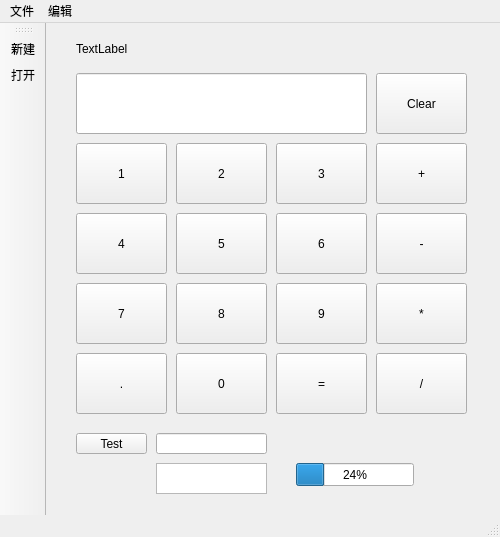
<?xml version="1.0" encoding="UTF-8"?>
<ui version="4.0">
 <class>QtCalculatorClass</class>
 <widget class="QMainWindow" name="QtCalculatorClass">
  <property name="geometry">
   <rect>
    <x>0</x>
    <y>0</y>
    <width>500</width>
    <height>537</height>
   </rect>
  </property>
  <property name="windowTitle">
   <string>QtCalculator</string>
  </property>
  <widget class="QWidget" name="centralWidget">
   <widget class="QLineEdit" name="lineEdit">
    <property name="geometry">
     <rect>
      <x>30</x>
      <y>50</y>
      <width>291</width>
      <height>61</height>
     </rect>
    </property>
   </widget>
   <widget class="QPushButton" name="btn1">
    <property name="geometry">
     <rect>
      <x>30</x>
      <y>120</y>
      <width>91</width>
      <height>61</height>
     </rect>
    </property>
    <property name="text">
     <string>1</string>
    </property>
   </widget>
   <widget class="QPushButton" name="btn4">
    <property name="geometry">
     <rect>
      <x>30</x>
      <y>190</y>
      <width>91</width>
      <height>61</height>
     </rect>
    </property>
    <property name="text">
     <string>4</string>
    </property>
   </widget>
   <widget class="QPushButton" name="btn7">
    <property name="geometry">
     <rect>
      <x>30</x>
      <y>260</y>
      <width>91</width>
      <height>61</height>
     </rect>
    </property>
    <property name="text">
     <string>7</string>
    </property>
   </widget>
   <widget class="QPushButton" name="btn10">
    <property name="geometry">
     <rect>
      <x>30</x>
      <y>330</y>
      <width>91</width>
      <height>61</height>
     </rect>
    </property>
    <property name="text">
     <string>.</string>
    </property>
   </widget>
   <widget class="QPushButton" name="btn8">
    <property name="geometry">
     <rect>
      <x>130</x>
      <y>260</y>
      <width>91</width>
      <height>61</height>
     </rect>
    </property>
    <property name="text">
     <string>8</string>
    </property>
   </widget>
   <widget class="QPushButton" name="btn0">
    <property name="geometry">
     <rect>
      <x>130</x>
      <y>330</y>
      <width>91</width>
      <height>61</height>
     </rect>
    </property>
    <property name="text">
     <string>0</string>
    </property>
   </widget>
   <widget class="QPushButton" name="btn5">
    <property name="geometry">
     <rect>
      <x>130</x>
      <y>190</y>
      <width>91</width>
      <height>61</height>
     </rect>
    </property>
    <property name="text">
     <string>5</string>
    </property>
   </widget>
   <widget class="QPushButton" name="btn2">
    <property name="geometry">
     <rect>
      <x>130</x>
      <y>120</y>
      <width>91</width>
      <height>61</height>
     </rect>
    </property>
    <property name="text">
     <string>2</string>
    </property>
   </widget>
   <widget class="QPushButton" name="btn9">
    <property name="geometry">
     <rect>
      <x>230</x>
      <y>260</y>
      <width>91</width>
      <height>61</height>
     </rect>
    </property>
    <property name="text">
     <string>9</string>
    </property>
   </widget>
   <widget class="QPushButton" name="btn11">
    <property name="geometry">
     <rect>
      <x>230</x>
      <y>330</y>
      <width>91</width>
      <height>61</height>
     </rect>
    </property>
    <property name="text">
     <string>=</string>
    </property>
   </widget>
   <widget class="QPushButton" name="btn6">
    <property name="geometry">
     <rect>
      <x>230</x>
      <y>190</y>
      <width>91</width>
      <height>61</height>
     </rect>
    </property>
    <property name="text">
     <string>6</string>
    </property>
   </widget>
   <widget class="QPushButton" name="btn3">
    <property name="geometry">
     <rect>
      <x>230</x>
      <y>120</y>
      <width>91</width>
      <height>61</height>
     </rect>
    </property>
    <property name="text">
     <string>3</string>
    </property>
   </widget>
   <widget class="QPushButton" name="btn15">
    <property name="geometry">
     <rect>
      <x>330</x>
      <y>330</y>
      <width>91</width>
      <height>61</height>
     </rect>
    </property>
    <property name="text">
     <string>/</string>
    </property>
   </widget>
   <widget class="QPushButton" name="btn12">
    <property name="geometry">
     <rect>
      <x>330</x>
      <y>120</y>
      <width>91</width>
      <height>61</height>
     </rect>
    </property>
    <property name="text">
     <string>+</string>
    </property>
   </widget>
   <widget class="QPushButton" name="btn13">
    <property name="geometry">
     <rect>
      <x>330</x>
      <y>190</y>
      <width>91</width>
      <height>61</height>
     </rect>
    </property>
    <property name="text">
     <string>-</string>
    </property>
   </widget>
   <widget class="QPushButton" name="btn14">
    <property name="geometry">
     <rect>
      <x>330</x>
      <y>260</y>
      <width>91</width>
      <height>61</height>
     </rect>
    </property>
    <property name="text">
     <string>*</string>
    </property>
   </widget>
   <widget class="QPushButton" name="btnC">
    <property name="geometry">
     <rect>
      <x>330</x>
      <y>50</y>
      <width>91</width>
      <height>61</height>
     </rect>
    </property>
    <property name="text">
     <string>Clear</string>
    </property>
   </widget>
   <widget class="QPushButton" name="bt_test">
    <property name="geometry">
     <rect>
      <x>30</x>
      <y>410</y>
      <width>71</width>
      <height>21</height>
     </rect>
    </property>
    <property name="text">
     <string>Test</string>
    </property>
   </widget>
   <widget class="QLineEdit" name="lineEdit_Test">
    <property name="geometry">
     <rect>
      <x>110</x>
      <y>410</y>
      <width>111</width>
      <height>21</height>
     </rect>
    </property>
   </widget>
   <widget class="QTextBrowser" name="textBrowser">
    <property name="geometry">
     <rect>
      <x>110</x>
      <y>440</y>
      <width>111</width>
      <height>31</height>
     </rect>
    </property>
   </widget>
   <widget class="QProgressBar" name="progressBar">
    <property name="geometry">
     <rect>
      <x>250</x>
      <y>440</y>
      <width>118</width>
      <height>23</height>
     </rect>
    </property>
    <property name="value">
     <number>24</number>
    </property>
   </widget>
   <widget class="QLabel" name="label">
    <property name="geometry">
     <rect>
      <x>30</x>
      <y>5</y>
      <width>291</width>
      <height>41</height>
     </rect>
    </property>
    <property name="text">
     <string>TextLabel</string>
    </property>
   </widget>
  </widget>
  <widget class="QStatusBar" name="statusBar"/>
  <widget class="QMenuBar" name="menuBar">
   <property name="geometry">
    <rect>
     <x>0</x>
     <y>0</y>
     <width>500</width>
     <height>22</height>
    </rect>
   </property>
   <widget class="QMenu" name="menu">
    <property name="title">
     <string>文件</string>
    </property>
    <addaction name="actionNew"/>
    <addaction name="actionOpen"/>
   </widget>
   <widget class="QMenu" name="menu_2">
    <property name="title">
     <string>编辑</string>
    </property>
   </widget>
   <addaction name="menu"/>
   <addaction name="menu_2"/>
  </widget>
  <widget class="QToolBar" name="toolBar">
   <property name="windowTitle">
    <string>toolBar</string>
   </property>
   <property name="floatable">
    <bool>true</bool>
   </property>
   <attribute name="toolBarArea">
    <enum>LeftToolBarArea</enum>
   </attribute>
   <attribute name="toolBarBreak">
    <bool>false</bool>
   </attribute>
   <addaction name="actionNew"/>
   <addaction name="actionOpen"/>
  </widget>
  <action name="actionOpen">
   <property name="text">
    <string>打开</string>
   </property>
  </action>
  <action name="actionNew">
   <property name="text">
    <string>新建</string>
   </property>
  </action>
 </widget>
 <layoutdefault spacing="6" margin="11"/>
 <resources>
  <include location="QtCalculator.qrc"/>
 </resources>
 <connections>
  <connection>
   <sender>btn1</sender>
   <signal>clicked()</signal>
   <receiver>QtCalculatorClass</receiver>
   <slot>on_num_btn_clicked()</slot>
   <hints>
    <hint type="sourcelabel">
     <x>62</x>
     <y>135</y>
    </hint>
    <hint type="destinationlabel">
     <x>11</x>
     <y>139</y>
    </hint>
   </hints>
  </connection>
  <connection>
   <sender>btn2</sender>
   <signal>clicked()</signal>
   <receiver>QtCalculatorClass</receiver>
   <slot>on_num_btn_clicked()</slot>
   <hints>
    <hint type="sourcelabel">
     <x>154</x>
     <y>137</y>
    </hint>
    <hint type="destinationlabel">
     <x>125</x>
     <y>93</y>
    </hint>
   </hints>
  </connection>
  <connection>
   <sender>btn3</sender>
   <signal>clicked()</signal>
   <receiver>QtCalculatorClass</receiver>
   <slot>on_num_btn_clicked()</slot>
   <hints>
    <hint type="sourcelabel">
     <x>245</x>
     <y>135</y>
    </hint>
    <hint type="destinationlabel">
     <x>225</x>
     <y>93</y>
    </hint>
   </hints>
  </connection>
  <connection>
   <sender>btn4</sender>
   <signal>clicked()</signal>
   <receiver>QtCalculatorClass</receiver>
   <slot>on_num_btn_clicked()</slot>
   <hints>
    <hint type="sourcelabel">
     <x>41</x>
     <y>209</y>
    </hint>
    <hint type="destinationlabel">
     <x>10</x>
     <y>204</y>
    </hint>
   </hints>
  </connection>
  <connection>
   <sender>btn7</sender>
   <signal>clicked()</signal>
   <receiver>QtCalculatorClass</receiver>
   <slot>on_num_btn_clicked()</slot>
   <hints>
    <hint type="sourcelabel">
     <x>68</x>
     <y>274</y>
    </hint>
    <hint type="destinationlabel">
     <x>10</x>
     <y>272</y>
    </hint>
   </hints>
  </connection>
  <connection>
   <sender>btn5</sender>
   <signal>clicked()</signal>
   <receiver>QtCalculatorClass</receiver>
   <slot>on_num_btn_clicked()</slot>
   <hints>
    <hint type="sourcelabel">
     <x>133</x>
     <y>202</y>
    </hint>
    <hint type="destinationlabel">
     <x>125</x>
     <y>203</y>
    </hint>
   </hints>
  </connection>
  <connection>
   <sender>btn8</sender>
   <signal>clicked()</signal>
   <receiver>QtCalculatorClass</receiver>
   <slot>on_num_btn_clicked()</slot>
   <hints>
    <hint type="sourcelabel">
     <x>131</x>
     <y>268</y>
    </hint>
    <hint type="destinationlabel">
     <x>125</x>
     <y>268</y>
    </hint>
   </hints>
  </connection>
  <connection>
   <sender>btn6</sender>
   <signal>clicked()</signal>
   <receiver>QtCalculatorClass</receiver>
   <slot>on_num_btn_clicked()</slot>
   <hints>
    <hint type="sourcelabel">
     <x>230</x>
     <y>198</y>
    </hint>
    <hint type="destinationlabel">
     <x>224</x>
     <y>200</y>
    </hint>
   </hints>
  </connection>
  <connection>
   <sender>btn9</sender>
   <signal>clicked()</signal>
   <receiver>QtCalculatorClass</receiver>
   <slot>on_num_btn_clicked()</slot>
   <hints>
    <hint type="sourcelabel">
     <x>233</x>
     <y>264</y>
    </hint>
    <hint type="destinationlabel">
     <x>224</x>
     <y>272</y>
    </hint>
   </hints>
  </connection>
  <connection>
   <sender>btn0</sender>
   <signal>clicked()</signal>
   <receiver>QtCalculatorClass</receiver>
   <slot>on_num_btn_clicked()</slot>
   <hints>
    <hint type="sourcelabel">
     <x>172</x>
     <y>344</y>
    </hint>
    <hint type="destinationlabel">
     <x>153</x>
     <y>378</y>
    </hint>
   </hints>
  </connection>
  <connection>
   <sender>btnC</sender>
   <signal>clicked()</signal>
   <receiver>QtCalculatorClass</receiver>
   <slot>on_clear_btn_clicked()</slot>
   <hints>
    <hint type="sourcelabel">
     <x>347</x>
     <y>60</y>
    </hint>
    <hint type="destinationlabel">
     <x>383</x>
     <y>8</y>
    </hint>
   </hints>
  </connection>
  <connection>
   <sender>btn11</sender>
   <signal>clicked()</signal>
   <receiver>QtCalculatorClass</receiver>
   <slot>on_action_btn_equal_clicked()</slot>
   <hints>
    <hint type="sourcelabel">
     <x>261</x>
     <y>340</y>
    </hint>
    <hint type="destinationlabel">
     <x>285</x>
     <y>383</y>
    </hint>
   </hints>
  </connection>
  <connection>
   <sender>btn12</sender>
   <signal>clicked()</signal>
   <receiver>QtCalculatorClass</receiver>
   <slot>on_flag_btn_clicked()</slot>
   <hints>
    <hint type="sourcelabel">
     <x>384</x>
     <y>135</y>
    </hint>
    <hint type="destinationlabel">
     <x>442</x>
     <y>139</y>
    </hint>
   </hints>
  </connection>
  <connection>
   <sender>btn13</sender>
   <signal>clicked()</signal>
   <receiver>QtCalculatorClass</receiver>
   <slot>on_flag_btn_clicked()</slot>
   <hints>
    <hint type="sourcelabel">
     <x>381</x>
     <y>198</y>
    </hint>
    <hint type="destinationlabel">
     <x>443</x>
     <y>212</y>
    </hint>
   </hints>
  </connection>
  <connection>
   <sender>btn14</sender>
   <signal>clicked()</signal>
   <receiver>QtCalculatorClass</receiver>
   <slot>on_flag_btn_clicked()</slot>
   <hints>
    <hint type="sourcelabel">
     <x>389</x>
     <y>272</y>
    </hint>
    <hint type="destinationlabel">
     <x>441</x>
     <y>271</y>
    </hint>
   </hints>
  </connection>
  <connection>
   <sender>btn15</sender>
   <signal>clicked()</signal>
   <receiver>QtCalculatorClass</receiver>
   <slot>on_flag_btn_clicked()</slot>
   <hints>
    <hint type="sourcelabel">
     <x>401</x>
     <y>344</y>
    </hint>
    <hint type="destinationlabel">
     <x>440</x>
     <y>348</y>
    </hint>
   </hints>
  </connection>
  <connection>
   <sender>btn10</sender>
   <signal>clicked()</signal>
   <receiver>QtCalculatorClass</receiver>
   <slot>on_num_btn_clicked()</slot>
   <hints>
    <hint type="sourcelabel">
     <x>45</x>
     <y>336</y>
    </hint>
    <hint type="destinationlabel">
     <x>17</x>
     <y>346</y>
    </hint>
   </hints>
  </connection>
 </connections>
 <slots>
  <slot>on_num_btn_clicked()</slot>
  <slot>on_clear_btn_clicked()</slot>
  <slot>on_flag_btn_clicked()</slot>
  <slot>on_action_btn_equal_clicked()</slot>
 </slots>
</ui>
